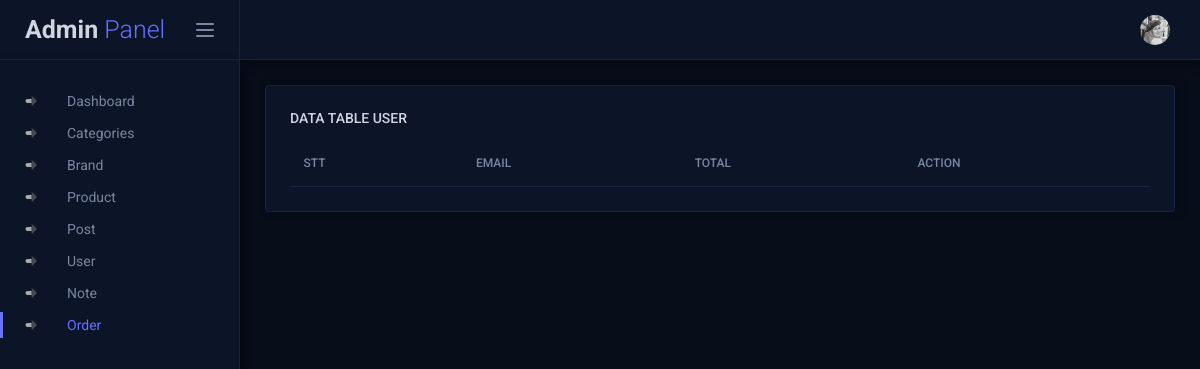
The app's page /admin/list-order.php (signed in), older data.
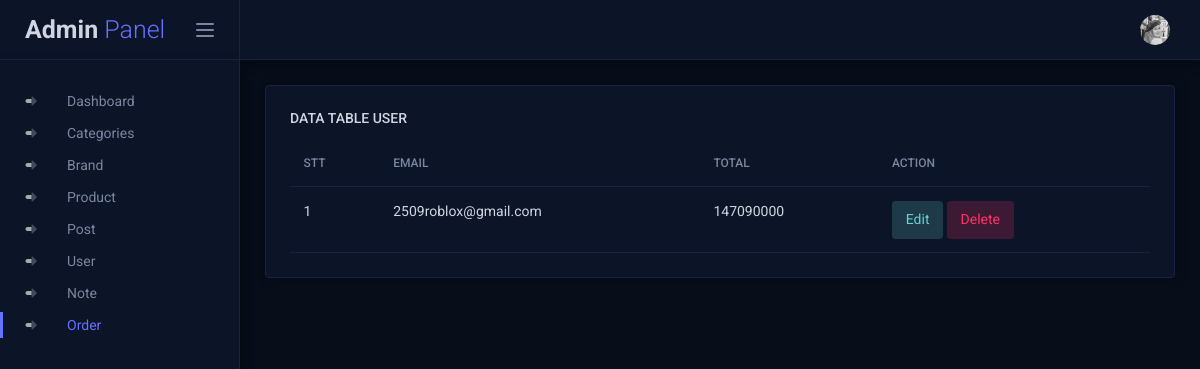
The same page, newer data.
### tables this page shows
CREATE TABLE `table_order` (
  `id` int(11) NOT NULL,
  `user` int(225) NOT NULL,
  `total` int(225) NOT NULL
);

CREATE TABLE `table_user` (
  `userId` int(11) NOT NULL,
  `userName` varchar(255) NOT NULL,
  `userFullName` varchar(255) NOT NULL,
  `userEmail` varchar(255) NOT NULL,
  `userPass` varchar(255) NOT NULL
);

### lib/database.php (called while the page is built, shortened)
<?php
class Database
{
    public $host   = DB_HOST;
    public $user   = DB_USER;
    public $pass   = DB_PASS;
    public $dbname = DB_NAME;
    public $post = DB_POST;
    public $link;
    private function connectDB()
    {
        $this->link = new mysqli(
            $this->host,
            $this->user,
            $this->pass,
            $this->dbname,
            $this->post
        );
    }
    public function select($query)
    {
        $result = $this->link->query($query) or
            die($this->link->error . __LINE__);
        if ($result->num_rows > 0) {
            return $result;
        } else {
            return false;
        }
    }
}
?>

### classes/order.php (called while the page is built, shortened)
<?php
include_once __DIR__ . '/../lib/database.php';
?>
<?php
class order
{
    private $db;
    public function __construct()
    {
        $this->db = new Database();
    }
    public function show_order_user()
    {
        $query = "SELECT c.*, u.* FROM table_order c
        INNER JOIN table_user u ON c.user = u.userid
        ORDER BY c.id DESC;";
        $result = $this->db->select($query);
        return $result;
    }
}

### admin/list-order.php (the view, shortened to what this page needs)
<?php
include_once __DIR__ . '/../inc/_header.admin.inc.php';
?>
<div class="page-content">
    <div class="row">
        <div class="col-md-12 grid-margin stretch-card">
            <div class="card">
                <div class="card-body">
                    <h6 class="card-title">Data Table User</h6>
                    <div class="table-responsive">
                        <table id="dataTableExample" class="table">
                            <thead>
                                <tr>
                                    <th>STT</th>
                                    <th>Email</th>
                                    <th>Total</th>
                                    <th>Action</th>
                                </tr>
                            </thead>
                            <tbody>
                                <?php
                                    $show_user = $order->show_order_user();
                                    if ($show_user) {
                                        $i = 0;
                                        while ($result = $show_user->fetch_assoc()) {
                                            $i++;
                                    ?>
                                <tr>
                                    <td>
                                        <?php echo $i; ?>
                                    </td>
                                    <td>
                                        <?php echo $result['userEmail'] ?>
                                    </td>
                                    <td>
                                        <?php echo $result['total'] ?>
                                    </td>
                                    <td>
                                        <a type="button" class="btn btn-inverse-info" href="#">Edit</a>
                                        <a type="button" class="btn btn-inverse-danger"
                                            href="?delid=<?php echo $result['userId'] ?>"
                                            onclick="return confirm('Delete?')">Delete</a>
                                    </td>
                                </tr>
                                <?php }
                                    } ?>
                            </tbody>
                        </table>
                    </div>
                </div>
            </div>
        </div>
    </div>
</div>
<?php
include_once __DIR__ . '/../inc/_footer.admin.inc.php';
?>

### inc/_header.admin.inc.php (shortened to what this page needs)
<?php
include_once __DIR__ .  '/../classes/order.php';
$order = new order();
?>
<!DOCTYPE html>
<html lang="en">
<head>
    <link rel="stylesheet" href="../public/assets_admin/vendors/core/core.css">
    <link rel="stylesheet" href="../public/assets_admin/vendors/flatpickr/flatpickr.min.css">
    <link rel="stylesheet" href="../public/assets_admin/fonts/feather-font/css/iconfont.css">
    <link rel="stylesheet" href="../public/assets_admin/vendors/flag-icon-css/css/flag-icon.min.css">
    <link rel="stylesheet" href="../public/assets_admin/css/demo2/style.min.css">
</head>
<body>
    <div class="main-wrapper">
        <nav class="navbar">
            <div class="navbar-content">
                <ul class="navbar-nav">
                    <li class="nav-item dropdown">
                        <a class="nav-link dropdown-toggle" href="#" id="profileDropdown" role="button" data-bs-toggle="dropdown" aria-haspopup="true" aria-expanded="false">
                            <img class="wd-30 ht-30 rounded-circle" src="../public/assets_admin/images/faces/face1.jpg" alt="profile">
                        </a>
                    </li>
                </ul>
            </div>
        </nav>
        <nav class="sidebar">
            <div class="sidebar-header">
                <a href="index.php" class="sidebar-brand">
                    Admin<span> Panel</span>
                </a>
                <div class="sidebar-toggler not-active">
                    <span></span>
                    <span></span>
                    <span></span>
                </div>
            </div>
            <div class="sidebar-body">
                <ul class="nav">
                    <li class="nav-item">
                        <a href="index.php" class="nav-link">
                            <img>
                            <span class="link-title">Dashboard</span>
                        </a>
                    </li>
                    <li class="nav-item">
                        <a class="nav-link" data-bs-toggle="collapse" href="#forms2" role="button" aria-expanded="false" aria-controls="forms">
                            <img>
                            <span class="link-title">Categories</span>
                            <i class="link-arrow" data-feather="chevron-down"></i>
                        </a>
                    </li>
                    <li class="nav-item">
                        <a class="nav-link" data-bs-toggle="collapse" href="#forms3" role="button" aria-expanded="false" aria-controls="forms">
                            <img>
                            <span class="link-title">Brand</span>
                            <i class="link-arrow" data-feather="chevron-down"></i>
                        </a>
                    </li>
                    <li class="nav-item">
                        <a class="nav-link" data-bs-toggle="collapse" href="#forms666" role="button" aria-expanded="false" aria-controls="forms">
                            <img>
                            <span class="link-title">Product</span>
                            <i class="link-arrow" data-feather="chevron-down"></i>
                        </a>
                    </li>
                    <li class="nav-item">
                        <a class="nav-link" data-bs-toggle="collapse" href="#forms9" role="button" aria-expanded="false" aria-controls="forms">
                            <img>
                            <span class="link-title">Post</span>
                            <i class="link-arrow" data-feather="chevron-down"></i>
                        </a>
                    </li>
                    <li class="nav-item">
                        <a class="nav-link" data-bs-toggle="collapse" href="#forms4" role="button" aria-expanded="false" aria-controls="forms">
                            <img>
                            <span class="link-title">User</span>
                            <i class="link-arrow" data-feather="chevron-down"></i>
                        </a>
                    </li>
                    <li class="nav-item">
                        <a class="nav-link" data-bs-toggle="collapse" href="#forms90" role="button" aria-expanded="false" aria-controls="forms">
                            <img>
                            <span class="link-title">Note</span>
                            <i class="link-arrow" data-feather="chevron-down"></i>
                        </a>
                    </li>
                    <li class="nav-item">
                        <a href="list-order.php" class="nav-link">
                            <img>
                            <span class="link-title">Order</span>
                        </a>
                    </li>
                </ul>
            </div>
        </nav>
        <div class="page-wrapper">

### inc/_footer.admin.inc.php (shortened to what this page needs)
</div>
</div>
</body>
</html>

Row changes from the older to the newer data that the page shows:
added table_order: table_user.userEmail "2509roblox@gmail.com", total "147090000"
